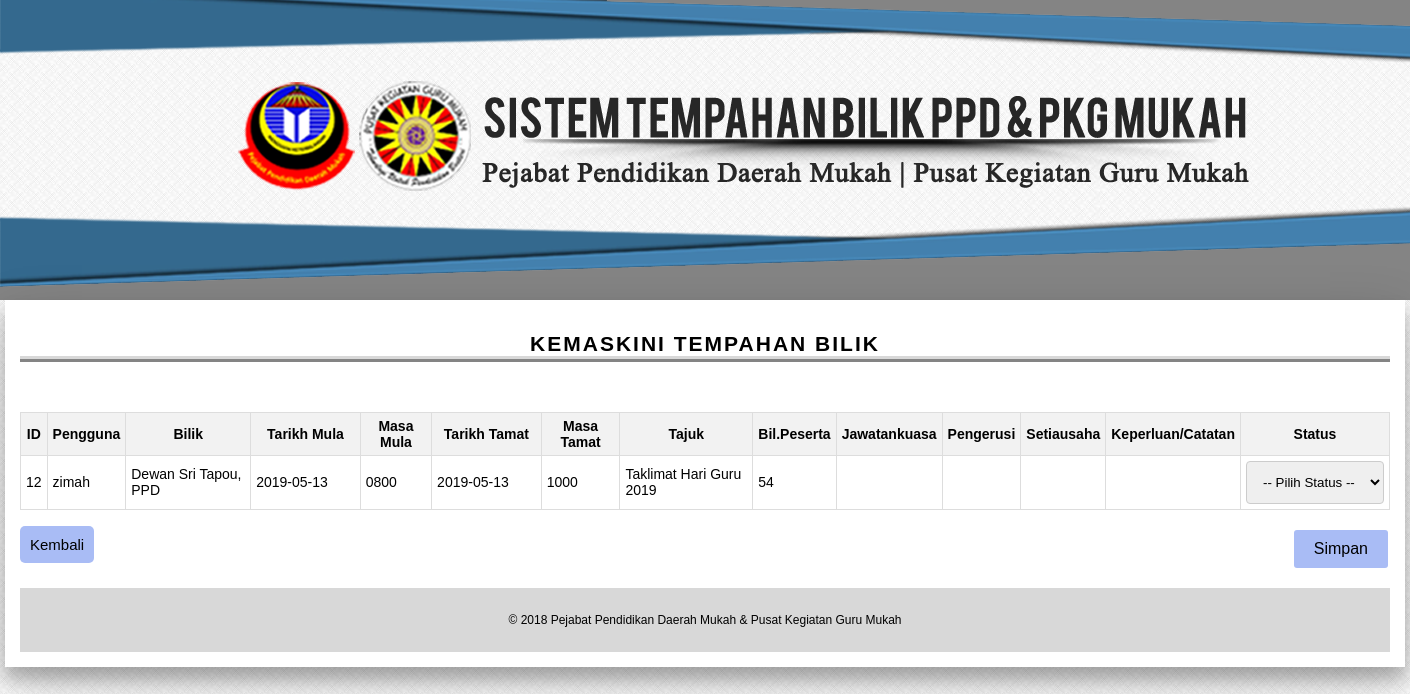
Screenshot of /adminkemaskini-detail.php?bookingID=12 with the database file from the repository.
### tables this page shows
CREATE TABLE `booking` (
  `bookingID` int(6) NOT NULL,
  `username` varchar(100) NOT NULL,
  `room` varchar(100) NOT NULL,
  `startdate` date NOT NULL,
  `enddate` date NOT NULL,
  `starttime` varchar(6) NOT NULL,
  `endtime` varchar(6) NOT NULL,
  `title` varchar(250) NOT NULL,
  `noofparticipant` int(100) NOT NULL,
  `committee` varchar(250) NOT NULL,
  `chairperson` varchar(250) NOT NULL,
  `secretary` varchar(250) NOT NULL,
  `note` varchar(300) NOT NULL,
  `status` varchar(100) NOT NULL
);

### adminkemaskini-detail.php (the view, shortened to what this page needs)
<?php
require_once 'userbooking-create.php';?>
<!DOCTYPE html>
<html lang="en">
<head>
<link rel="stylesheet" type="text/css" href="main.css">
<link rel="stylesheet" type="text/css" href="inner.css">
</head>
<body>
<div class="header">
</div>
<div class="container">
    <h2>Kemaskini Tempahan Bilik</h2>
<table class="listtable">
	<thead>
		<tr>
			<th>ID</th>
			<th>Pengguna</th>
			<th>Bilik</th>
			<th>Tarikh Mula</th>
			<th>Masa Mula</th>
			<th>Tarikh Tamat</th>
			<th>Masa Tamat</th>
			<th>Tajuk</th>
			<th>Bil.Peserta</th>
			<th>Jawatankuasa</th>
			<th>Pengerusi</th>
			<th>Setiausaha</th>
			<th>Keperluan/Catatan</th>
			<th>Status</th>
		</tr>
	</thead>
<?php
$bookingID = $_REQUEST['bookingID'];
$getbooking = mysqli_query($db,"SELECT * FROM booking WHERE bookingID=$bookingID");
while ($booking=mysqli_fetch_array($getbooking)) {
	$bookingID = $booking['bookingID'];
		$username = $booking['username'];
		$room = $booking['room'];
		$startdate = $booking['startdate'];
		$enddate = $booking['enddate'];
		$starttime = $booking['starttime'];
		$endtime = $booking['endtime'];
		$title = $booking['title'];
		$noofparticipant = $booking['noofparticipant'];
		$committee = $booking['committee'];
		$chairperson = $booking['chairperson'];
		$secretary = $booking['secretary'];
		$note = $booking['note'];
$status = $booking['status'];}
?>
<form action="" method="post">
		<tr>
			<td><?php echo $bookingID; ?></td>
			<td><?php echo $username; ?></td>
			<td><?php echo $room; ?></td>
			<td style="width:8%"><?php echo $startdate; ?></td>
			<td><?php echo $starttime; ?></td>
			<td style="width:8%"><?php echo $enddate; ?></td>
			<td><?php echo $endtime; ?></td>
			<td><?php echo $title; ?></td>
			<td><?php echo $noofparticipant; ?></td>
			<td><?php echo $committee; ?></td>
			<td><?php echo $chairperson; ?></td>
			<td><?php echo $secretary; ?></td>
			<td><?php echo $note; ?></td>
			<td><select id="status" name="status" style="width:auto">
			<option value="">-- Pilih Status --</option>
	<option value="Tidak berjaya">Tidak berjaya</option></select></td>
		<br><br></tr></table><br><div style="text-align: right;"><a href="adminkemaskini.php" style="text-decoration:none; float:left;  padding: 10px;
    font-size: 15px;
    color: black;
    background: #A9BCF5;
    border: none;
    border-radius: 5px">Kembali</a>
<td><button class="button" type="submit" name="update">Simpan</button></td></div>
<br>
<div class="footer">
&copy; 2018 Pejabat Pendidikan Daerah Mukah & Pusat Kegiatan Guru Mukah
</div></div>
</body>
</html>

### main.css (style rules this page uses)
* { box-sizing: border-box; }
body { font-family: Arial, Helvetica, sans-serif; font-size: 14px; background: url(img/5.jpg) fixed; margin: 0; }
.header { padding: 60px; text-align: center; background: url(img/1.png)no-repeat; width: auto%; height: 300px; text-shadow: 2px 2px 4px #000000; color: white; }
h2 { text-align: center; letter-spacing: 2px; text-transform: uppercase; border-bottom: 6px ridge #D8D8D8; }
.container { width: 1400px; background-color: white; position: center; margin: 0 auto; padding: 15px; box-shadow: 0 12px 16px 0 rgba(0,0,0,0.24),0 17px 50px 0 rgba(0,0,0,0.19); }
.footer { background-color: #D8D8D8; font-size: 12px; text-align: center; padding: 25px; }
input[type=text], select, textarea { width: 100%; padding: 12px; border: 1px solid #ccc; border-radius: 4px; resize: vertical; }
.button { background-color: #A9BCF5; border: none; color: black; border-radius: 3px; padding: 10px 20px; text-align: center; text-decoration: none; display: inline-block; font-size: 16px; margin: 4px 2px; cursor: pointer; -webkit-transition-duration: 0.4s; transition-duration: 0.4s; }
a { color: blue; text-decoration: none; }

### inner.css (style rules this page uses)
table, td, th { border: 1px solid #ddd; text-align: left; }
th { background-color: #f2f2f2; text-align: center; }
table { border-collapse: collapse; width: 100%; }
th, td { padding: 5px; padding-bottom: 5px; }
form { width: 45%; margin: 50px auto; text-align: left; padding: 20px; border: 1px solid #bbbbbb; border-radius: 5px; }

### rows the page displays
booking: bookingID "12", username "zimah", room "Dewan Sri Tapou, PPD", startdate "2019-05-13", starttime "0800", enddate "2019-05-13", endtime "1000", title "Taklimat Hari Guru 2019", noofparticipant "54"
